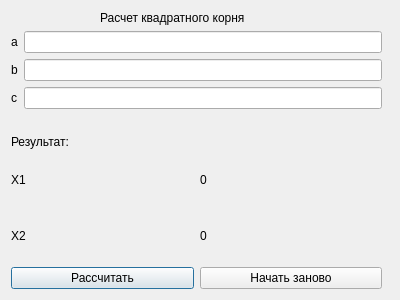
<?xml version="1.0" encoding="UTF-8"?>
<ui version="4.0">
 <class>kvad_koren</class>
 <widget class="QDialog" name="kvad_koren">
  <property name="geometry">
   <rect>
    <x>0</x>
    <y>0</y>
    <width>400</width>
    <height>300</height>
   </rect>
  </property>
  <property name="windowTitle">
   <string>Dialog</string>
  </property>
  <widget class="QLabel" name="label">
   <property name="geometry">
    <rect>
     <x>100</x>
     <y>10</y>
     <width>155</width>
     <height>16</height>
    </rect>
   </property>
   <property name="text">
    <string>Расчет квадратного корня</string>
   </property>
  </widget>
  <widget class="QWidget" name="">
   <property name="geometry">
    <rect>
     <x>11</x>
     <y>31</y>
     <width>371</width>
     <height>258</height>
    </rect>
   </property>
   <layout class="QVBoxLayout" name="verticalLayout_6">
    <item>
     <layout class="QVBoxLayout" name="verticalLayout_3">
      <item>
       <layout class="QGridLayout" name="gridLayout">
        <item row="0" column="1">
         <layout class="QVBoxLayout" name="verticalLayout">
          <item>
           <widget class="QLineEdit" name="lineEdit_a"/>
          </item>
          <item>
           <widget class="QLineEdit" name="lineEdit_b"/>
          </item>
          <item>
           <widget class="QLineEdit" name="lineEdit_c"/>
          </item>
         </layout>
        </item>
        <item row="0" column="0">
         <layout class="QVBoxLayout" name="verticalLayout_2">
          <item>
           <widget class="QLabel" name="label_2">
            <property name="text">
             <string>a</string>
            </property>
           </widget>
          </item>
          <item>
           <widget class="QLabel" name="label_3">
            <property name="text">
             <string>b</string>
            </property>
           </widget>
          </item>
          <item>
           <widget class="QLabel" name="label_4">
            <property name="text">
             <string>c</string>
            </property>
           </widget>
          </item>
         </layout>
        </item>
       </layout>
      </item>
      <item>
       <widget class="QLabel" name="label_solve">
        <property name="text">
         <string/>
        </property>
       </widget>
      </item>
      <item>
       <layout class="QHBoxLayout" name="horizontalLayout">
        <item>
         <widget class="QLabel" name="label_6">
          <property name="text">
           <string>Результат:</string>
          </property>
         </widget>
        </item>
       </layout>
      </item>
     </layout>
    </item>
    <item>
     <layout class="QHBoxLayout" name="horizontalLayout_3">
      <item>
       <layout class="QVBoxLayout" name="verticalLayout_4">
        <item>
         <widget class="QLabel" name="label_5">
          <property name="text">
           <string>X1</string>
          </property>
         </widget>
        </item>
        <item>
         <widget class="QLabel" name="label_7">
          <property name="text">
           <string>X2</string>
          </property>
         </widget>
        </item>
       </layout>
      </item>
      <item>
       <layout class="QVBoxLayout" name="verticalLayout_5">
        <item>
         <widget class="QLabel" name="result_1">
          <property name="text">
           <string>0</string>
          </property>
         </widget>
        </item>
        <item>
         <widget class="QLabel" name="result_2">
          <property name="text">
           <string>0</string>
          </property>
         </widget>
        </item>
       </layout>
      </item>
     </layout>
    </item>
    <item>
     <layout class="QHBoxLayout" name="horizontalLayout_2">
      <item>
       <widget class="QPushButton" name="button_calculate">
        <property name="text">
         <string>Рассчитать</string>
        </property>
       </widget>
      </item>
      <item>
       <widget class="QPushButton" name="button_retry">
        <property name="text">
         <string>Начать заново</string>
        </property>
       </widget>
      </item>
     </layout>
    </item>
   </layout>
  </widget>
 </widget>
 <resources/>
 <connections/>
</ui>
